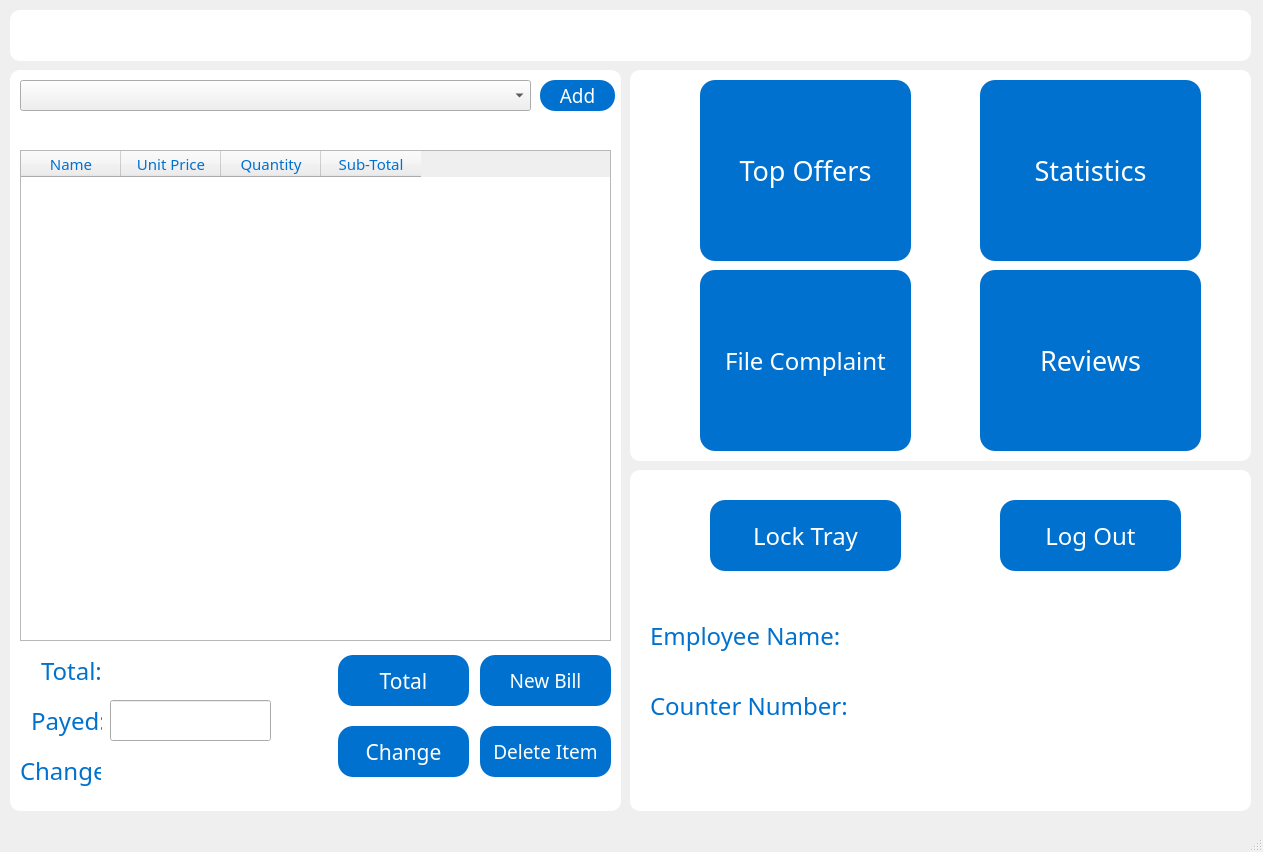
<?xml version="1.0" encoding="UTF-8"?>
<ui version="4.0">
 <class>MainWindow</class>
 <widget class="QMainWindow" name="MainWindow">
  <property name="geometry">
   <rect>
    <x>0</x>
    <y>0</y>
    <width>1263</width>
    <height>852</height>
   </rect>
  </property>
  <property name="windowTitle">
   <string>MainWindow</string>
  </property>
  <property name="autoFillBackground">
   <bool>false</bool>
  </property>
  <property name="styleSheet">
   <string notr="true">background-image: url(:/newPrefix/walmartLogo.png);</string>
  </property>
  <property name="animated">
   <bool>true</bool>
  </property>
  <property name="documentMode">
   <bool>false</bool>
  </property>
  <widget class="QWidget" name="centralwidget">
   <widget class="QLabel" name="main_frame_top">
    <property name="geometry">
     <rect>
      <x>10</x>
      <y>10</y>
      <width>1241</width>
      <height>51</height>
     </rect>
    </property>
    <property name="styleSheet">
     <string notr="true">border-radius: 10px;
background-color: white;</string>
    </property>
    <property name="text">
     <string/>
    </property>
   </widget>
   <widget class="QLabel" name="main_frame_left">
    <property name="geometry">
     <rect>
      <x>10</x>
      <y>70</y>
      <width>611</width>
      <height>741</height>
     </rect>
    </property>
    <property name="whatsThis">
     <string>&lt;!DOCTYPE HTML PUBLIC &quot;-//W3C//DTD HTML 4.0//EN&quot; &quot;http://www.w3.org/TR/REC-html40/strict.dtd&quot;&gt;
&lt;html&gt;&lt;head&gt;&lt;meta name=&quot;qrichtext&quot; content=&quot;1&quot; /&gt;&lt;style type=&quot;text/css&quot;&gt;
p, li { white-space: pre-wrap; }
&lt;/style&gt;&lt;/head&gt;&lt;body style=&quot; font-family:'MS Shell Dlg 2'; font-size:8pt; font-weight:400; font-style:normal;&quot;&gt;
&lt;p style=&quot; margin-top:0px; margin-bottom:0px; margin-left:0px; margin-right:0px; -qt-block-indent:0; text-indent:0px;&quot;&gt;&lt;img src=&quot;:/newPrefix/download.png&quot; /&gt; fghfbgfh&lt;/p&gt;&lt;/body&gt;&lt;/html&gt;</string>
    </property>
    <property name="autoFillBackground">
     <bool>false</bool>
    </property>
    <property name="styleSheet">
     <string notr="true">border-radius: 10px;
background-color: white;</string>
    </property>
    <property name="text">
     <string/>
    </property>
   </widget>
   <widget class="QPushButton" name="main_btn_addItem">
    <property name="geometry">
     <rect>
      <x>540</x>
      <y>80</y>
      <width>75</width>
      <height>31</height>
     </rect>
    </property>
    <property name="font">
     <font>
      <family>Berlin Sans FB</family>
      <pointsize>14</pointsize>
     </font>
    </property>
    <property name="styleSheet">
     <string notr="true">background-color: rgb(0,113,206);
color: white;
border-radius: 15px;</string>
    </property>
    <property name="text">
     <string>Add</string>
    </property>
   </widget>
   <widget class="QTableWidget" name="main_table_items">
    <property name="geometry">
     <rect>
      <x>20</x>
      <y>150</y>
      <width>591</width>
      <height>491</height>
     </rect>
    </property>
    <property name="font">
     <font>
      <family>Berlin Sans FB</family>
      <pointsize>12</pointsize>
     </font>
    </property>
    <property name="styleSheet">
     <string notr="true">color:rgb(0,113,206)</string>
    </property>
    <column>
     <property name="text">
      <string>Name</string>
     </property>
     <property name="font">
      <font>
       <family>Berlin Sans FB</family>
       <pointsize>11</pointsize>
      </font>
     </property>
    </column>
    <column>
     <property name="text">
      <string>Unit Price</string>
     </property>
     <property name="font">
      <font>
       <family>Berlin Sans FB</family>
       <pointsize>11</pointsize>
      </font>
     </property>
    </column>
    <column>
     <property name="text">
      <string>Quantity</string>
     </property>
     <property name="font">
      <font>
       <family>Berlin Sans FB</family>
       <pointsize>11</pointsize>
      </font>
     </property>
    </column>
    <column>
     <property name="text">
      <string>Sub-Total</string>
     </property>
     <property name="font">
      <font>
       <family>Berlin Sans FB</family>
       <pointsize>11</pointsize>
      </font>
     </property>
    </column>
   </widget>
   <widget class="QLabel" name="main_frame_topRight">
    <property name="geometry">
     <rect>
      <x>630</x>
      <y>70</y>
      <width>621</width>
      <height>391</height>
     </rect>
    </property>
    <property name="styleSheet">
     <string notr="true">border-radius: 10px;
background-color: white;</string>
    </property>
    <property name="text">
     <string/>
    </property>
   </widget>
   <widget class="QLabel" name="main_frame_rightCenter">
    <property name="geometry">
     <rect>
      <x>630</x>
      <y>470</y>
      <width>621</width>
      <height>341</height>
     </rect>
    </property>
    <property name="styleSheet">
     <string notr="true">border-radius: 10px;
background-color: white;</string>
    </property>
    <property name="text">
     <string/>
    </property>
   </widget>
   <widget class="QLabel" name="main_label_total">
    <property name="geometry">
     <rect>
      <x>41</x>
      <y>650</y>
      <width>61</width>
      <height>41</height>
     </rect>
    </property>
    <property name="font">
     <font>
      <family>Berlin Sans FB</family>
      <pointsize>18</pointsize>
     </font>
    </property>
    <property name="styleSheet">
     <string notr="true">color: rgb(0,113,206);</string>
    </property>
    <property name="text">
     <string>Total:</string>
    </property>
   </widget>
   <widget class="QLabel" name="main_label_payed">
    <property name="geometry">
     <rect>
      <x>31</x>
      <y>700</y>
      <width>71</width>
      <height>41</height>
     </rect>
    </property>
    <property name="font">
     <font>
      <family>Berlin Sans FB</family>
      <pointsize>18</pointsize>
     </font>
    </property>
    <property name="styleSheet">
     <string notr="true">color: rgb(0,113,206);</string>
    </property>
    <property name="text">
     <string>Payed:</string>
    </property>
   </widget>
   <widget class="QLabel" name="main_label_change">
    <property name="geometry">
     <rect>
      <x>20</x>
      <y>750</y>
      <width>81</width>
      <height>41</height>
     </rect>
    </property>
    <property name="font">
     <font>
      <family>Berlin Sans FB</family>
      <pointsize>18</pointsize>
     </font>
    </property>
    <property name="styleSheet">
     <string notr="true">color: rgb(0,113,206);</string>
    </property>
    <property name="text">
     <string>Change:</string>
    </property>
   </widget>
   <widget class="QLineEdit" name="main_lineEdit_payed">
    <property name="geometry">
     <rect>
      <x>110</x>
      <y>700</y>
      <width>161</width>
      <height>41</height>
     </rect>
    </property>
    <property name="font">
     <font>
      <family>Berlin Sans FB</family>
      <pointsize>18</pointsize>
     </font>
    </property>
    <property name="styleSheet">
     <string notr="true">padding-left: 5px;</string>
    </property>
   </widget>
   <widget class="QPushButton" name="main_btn_topOffers">
    <property name="geometry">
     <rect>
      <x>700</x>
      <y>80</y>
      <width>211</width>
      <height>181</height>
     </rect>
    </property>
    <property name="font">
     <font>
      <family>Berlin Sans FB</family>
      <pointsize>20</pointsize>
     </font>
    </property>
    <property name="styleSheet">
     <string notr="true">background-color: rgb(0,113,206);
color: white;
border-radius: 15px;</string>
    </property>
    <property name="text">
     <string>Top Offers</string>
    </property>
   </widget>
   <widget class="QPushButton" name="main_btn_stats">
    <property name="geometry">
     <rect>
      <x>980</x>
      <y>80</y>
      <width>221</width>
      <height>181</height>
     </rect>
    </property>
    <property name="font">
     <font>
      <family>Berlin Sans FB</family>
      <pointsize>20</pointsize>
     </font>
    </property>
    <property name="styleSheet">
     <string notr="true">background-color: rgb(0,113,206);
color: white;
border-radius: 15px;</string>
    </property>
    <property name="text">
     <string>Statistics</string>
    </property>
   </widget>
   <widget class="QPushButton" name="main_btn_reviews">
    <property name="geometry">
     <rect>
      <x>980</x>
      <y>270</y>
      <width>221</width>
      <height>181</height>
     </rect>
    </property>
    <property name="font">
     <font>
      <family>Berlin Sans FB</family>
      <pointsize>20</pointsize>
     </font>
    </property>
    <property name="styleSheet">
     <string notr="true">background-color: rgb(0,113,206);
color: white;
border-radius: 15px;</string>
    </property>
    <property name="text">
     <string>Reviews</string>
    </property>
   </widget>
   <widget class="QPushButton" name="main_btn_lockTray">
    <property name="geometry">
     <rect>
      <x>710</x>
      <y>500</y>
      <width>191</width>
      <height>71</height>
     </rect>
    </property>
    <property name="font">
     <font>
      <family>Berlin Sans FB</family>
      <pointsize>18</pointsize>
     </font>
    </property>
    <property name="styleSheet">
     <string notr="true">background-color: rgb(0,113,206);
color: white;
border-radius: 15px;</string>
    </property>
    <property name="text">
     <string>Lock Tray</string>
    </property>
   </widget>
   <widget class="QPushButton" name="main_btn_complaint">
    <property name="geometry">
     <rect>
      <x>700</x>
      <y>270</y>
      <width>211</width>
      <height>181</height>
     </rect>
    </property>
    <property name="font">
     <font>
      <family>Berlin Sans FB</family>
      <pointsize>18</pointsize>
     </font>
    </property>
    <property name="styleSheet">
     <string notr="true">background-color: rgb(0,113,206);
color: white;
border-radius: 15px;</string>
    </property>
    <property name="text">
     <string>File Complaint</string>
    </property>
   </widget>
   <widget class="QLabel" name="main_label_employeeName">
    <property name="geometry">
     <rect>
      <x>650</x>
      <y>610</y>
      <width>201</width>
      <height>51</height>
     </rect>
    </property>
    <property name="font">
     <font>
      <family>Berlin Sans FB</family>
      <pointsize>18</pointsize>
     </font>
    </property>
    <property name="styleSheet">
     <string notr="true">color:  rgb(0,113,206);</string>
    </property>
    <property name="text">
     <string>Employee Name:</string>
    </property>
   </widget>
   <widget class="QLabel" name="main_label_counterNum">
    <property name="geometry">
     <rect>
      <x>650</x>
      <y>680</y>
      <width>201</width>
      <height>51</height>
     </rect>
    </property>
    <property name="font">
     <font>
      <family>Berlin Sans FB</family>
      <pointsize>18</pointsize>
     </font>
    </property>
    <property name="styleSheet">
     <string notr="true">color: rgb(0,113,206);</string>
    </property>
    <property name="text">
     <string>Counter Number:</string>
    </property>
   </widget>
   <widget class="QLabel" name="main_label_employeeName_2">
    <property name="enabled">
     <bool>true</bool>
    </property>
    <property name="geometry">
     <rect>
      <x>830</x>
      <y>610</y>
      <width>341</width>
      <height>51</height>
     </rect>
    </property>
    <property name="font">
     <font>
      <family>Berlin Sans FB</family>
      <pointsize>18</pointsize>
     </font>
    </property>
    <property name="text">
     <string/>
    </property>
   </widget>
   <widget class="QLabel" name="main_frame_rightCenter_2">
    <property name="geometry">
     <rect>
      <x>630</x>
      <y>480</y>
      <width>621</width>
      <height>301</height>
     </rect>
    </property>
    <property name="text">
     <string/>
    </property>
   </widget>
   <widget class="QLabel" name="main_label_counterNum_2">
    <property name="enabled">
     <bool>true</bool>
    </property>
    <property name="geometry">
     <rect>
      <x>830</x>
      <y>680</y>
      <width>341</width>
      <height>51</height>
     </rect>
    </property>
    <property name="font">
     <font>
      <family>Berlin Sans FB</family>
      <pointsize>18</pointsize>
     </font>
    </property>
    <property name="text">
     <string/>
    </property>
   </widget>
   <widget class="QLabel" name="main_img_logo">
    <property name="geometry">
     <rect>
      <x>0</x>
      <y>-35</y>
      <width>201</width>
      <height>141</height>
     </rect>
    </property>
    <property name="styleSheet">
     <string notr="true">background-image: url(:/Images/Screens/Images/walmartLogo.png);</string>
    </property>
    <property name="text">
     <string/>
    </property>
    <property name="pixmap">
     <pixmap resource="../resources.qrc">:/Images/Screens/Images/walmartLogo.png</pixmap>
    </property>
    <property name="scaledContents">
     <bool>true</bool>
    </property>
   </widget>
   <widget class="QComboBox" name="main_combo_items">
    <property name="geometry">
     <rect>
      <x>20</x>
      <y>80</y>
      <width>511</width>
      <height>31</height>
     </rect>
    </property>
    <property name="font">
     <font>
      <family>Berlin Sans FB</family>
      <pointsize>12</pointsize>
     </font>
    </property>
    <property name="cursor">
     <cursorShape>ArrowCursor</cursorShape>
    </property>
    <property name="layoutDirection">
     <enum>Qt::LeftToRight</enum>
    </property>
    <property name="editable">
     <bool>false</bool>
    </property>
    <property name="maxVisibleItems">
     <number>8</number>
    </property>
   </widget>
   <widget class="QPushButton" name="main_btn_genTotal">
    <property name="geometry">
     <rect>
      <x>338</x>
      <y>655</y>
      <width>131</width>
      <height>51</height>
     </rect>
    </property>
    <property name="font">
     <font>
      <family>Berlin Sans FB</family>
      <pointsize>16</pointsize>
     </font>
    </property>
    <property name="styleSheet">
     <string notr="true">background-color: rgb(0,113,206);
color: white;
border-radius: 15px;</string>
    </property>
    <property name="text">
     <string>Total</string>
    </property>
   </widget>
   <widget class="QLabel" name="main_label_total_2">
    <property name="geometry">
     <rect>
      <x>110</x>
      <y>650</y>
      <width>161</width>
      <height>41</height>
     </rect>
    </property>
    <property name="font">
     <font>
      <family>Berlin Sans FB</family>
      <pointsize>18</pointsize>
     </font>
    </property>
    <property name="text">
     <string/>
    </property>
   </widget>
   <widget class="QLabel" name="main_label_change_2">
    <property name="geometry">
     <rect>
      <x>110</x>
      <y>750</y>
      <width>161</width>
      <height>41</height>
     </rect>
    </property>
    <property name="font">
     <font>
      <family>Berlin Sans FB</family>
      <pointsize>18</pointsize>
     </font>
    </property>
    <property name="text">
     <string/>
    </property>
   </widget>
   <widget class="QPushButton" name="main_btn_delItem">
    <property name="geometry">
     <rect>
      <x>480</x>
      <y>726</y>
      <width>131</width>
      <height>51</height>
     </rect>
    </property>
    <property name="font">
     <font>
      <family>Berlin Sans FB</family>
      <pointsize>14</pointsize>
     </font>
    </property>
    <property name="styleSheet">
     <string notr="true">background-color: rgb(0,113,206);
color: white;
border-radius: 15px;</string>
    </property>
    <property name="text">
     <string>Delete Item</string>
    </property>
   </widget>
   <widget class="QPushButton" name="main_btn_newBill">
    <property name="geometry">
     <rect>
      <x>480</x>
      <y>655</y>
      <width>131</width>
      <height>51</height>
     </rect>
    </property>
    <property name="font">
     <font>
      <family>Berlin Sans FB</family>
      <pointsize>14</pointsize>
     </font>
    </property>
    <property name="styleSheet">
     <string notr="true">background-color: rgb(0,113,206);
color: white;
border-radius: 15px;</string>
    </property>
    <property name="text">
     <string>New Bill</string>
    </property>
   </widget>
   <widget class="QPushButton" name="main_btn_logOut">
    <property name="geometry">
     <rect>
      <x>1000</x>
      <y>500</y>
      <width>181</width>
      <height>71</height>
     </rect>
    </property>
    <property name="font">
     <font>
      <family>Berlin Sans FB</family>
      <pointsize>18</pointsize>
     </font>
    </property>
    <property name="styleSheet">
     <string notr="true">background-color: rgb(0,113,206);
color: white;
border-radius: 15px;</string>
    </property>
    <property name="text">
     <string>Log Out</string>
    </property>
   </widget>
   <widget class="QPushButton" name="main_btn_genChange">
    <property name="geometry">
     <rect>
      <x>338</x>
      <y>726</y>
      <width>131</width>
      <height>51</height>
     </rect>
    </property>
    <property name="font">
     <font>
      <family>Berlin Sans FB</family>
      <pointsize>16</pointsize>
     </font>
    </property>
    <property name="styleSheet">
     <string notr="true">background-color: rgb(0,113,206);
color: white;
border-radius: 15px;</string>
    </property>
    <property name="text">
     <string>Change</string>
    </property>
   </widget>
   <widget class="QLabel" name="main_label_outOfStock">
    <property name="geometry">
     <rect>
      <x>30</x>
      <y>120</y>
      <width>231</width>
      <height>21</height>
     </rect>
    </property>
    <property name="font">
     <font>
      <family>Berlin Sans FB</family>
      <pointsize>12</pointsize>
     </font>
    </property>
    <property name="styleSheet">
     <string notr="true">color: red;
padding-left: 5px;</string>
    </property>
    <property name="text">
     <string/>
    </property>
   </widget>
   <zorder>main_frame_rightCenter_2</zorder>
   <zorder>main_frame_top</zorder>
   <zorder>main_frame_left</zorder>
   <zorder>main_btn_addItem</zorder>
   <zorder>main_table_items</zorder>
   <zorder>main_frame_topRight</zorder>
   <zorder>main_frame_rightCenter</zorder>
   <zorder>main_label_total</zorder>
   <zorder>main_label_payed</zorder>
   <zorder>main_label_change</zorder>
   <zorder>main_lineEdit_payed</zorder>
   <zorder>main_btn_topOffers</zorder>
   <zorder>main_btn_stats</zorder>
   <zorder>main_btn_reviews</zorder>
   <zorder>main_btn_lockTray</zorder>
   <zorder>main_btn_complaint</zorder>
   <zorder>main_label_employeeName</zorder>
   <zorder>main_label_counterNum</zorder>
   <zorder>main_label_employeeName_2</zorder>
   <zorder>main_label_counterNum_2</zorder>
   <zorder>main_img_logo</zorder>
   <zorder>main_combo_items</zorder>
   <zorder>main_btn_genTotal</zorder>
   <zorder>main_label_total_2</zorder>
   <zorder>main_label_change_2</zorder>
   <zorder>main_btn_delItem</zorder>
   <zorder>main_btn_newBill</zorder>
   <zorder>main_btn_logOut</zorder>
   <zorder>main_btn_genChange</zorder>
   <zorder>main_label_outOfStock</zorder>
  </widget>
  <widget class="QMenuBar" name="menubar">
   <property name="geometry">
    <rect>
     <x>0</x>
     <y>0</y>
     <width>1263</width>
     <height>21</height>
    </rect>
   </property>
  </widget>
  <widget class="QStatusBar" name="statusbar"/>
 </widget>
 <resources>
  <include location="../resources.qrc"/>
 </resources>
 <connections/>
</ui>
